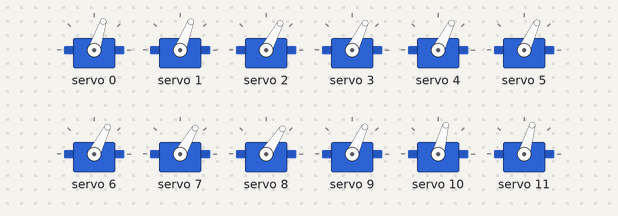
Bench run of a sketch on a simulated Arduino Uno, built with avr-gcc and run on an emulated ATmega328P. Shown: 12 × servo. What the sketch prints to the serial monitor is not drawn.

Above: at 1.43 s.
At 2.8 s:
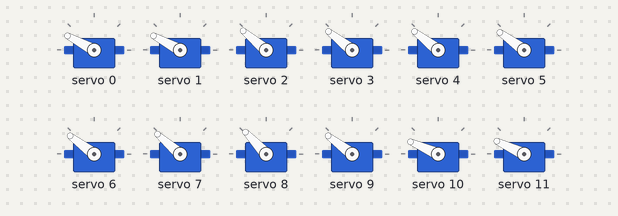
At 5.0 s:
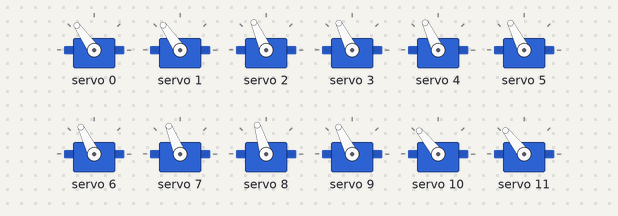
At 11.1 s:
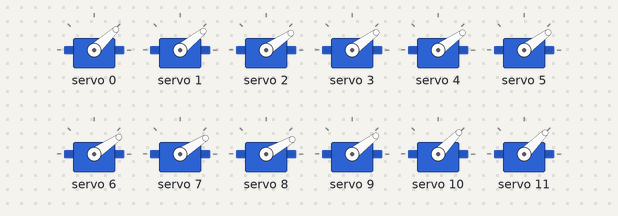
At 22.3 s:
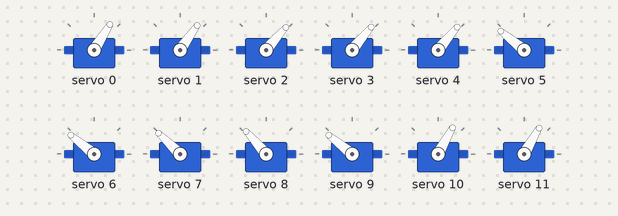
At 32.9 s:
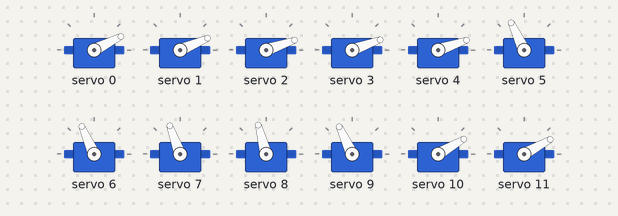
Timing chart, 0 to 35.3 s (numbered marks = the images above):
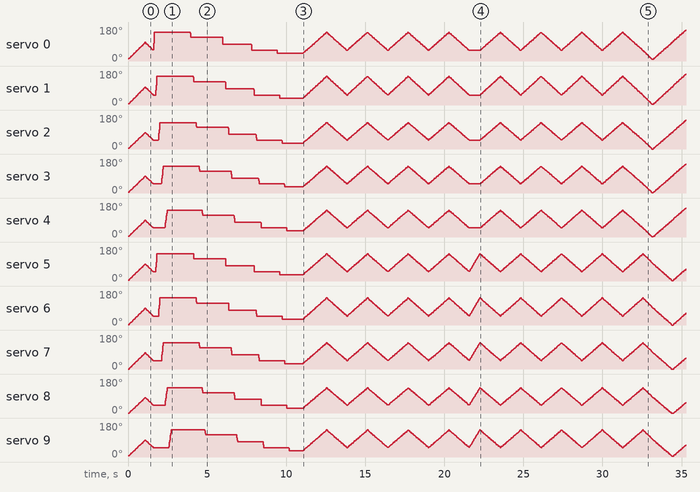

The sketch:

wallArt.ino
```cpp
#include <Wire.h>
#include <Adafruit_PWMServoDriver.h>

// called this way, it uses the default address 0x40
Adafruit_PWMServoDriver board1 = Adafruit_PWMServoDriver();
Adafruit_PWMServoDriver board2 = Adafruit_PWMServoDriver(0x41);
Adafruit_PWMServoDriver board3 = Adafruit_PWMServoDriver(0x42);

#define SERVO_FREQ 60 // Analog servos run at ~50 Hz updates
#define SERVO_COUNT 35
#define MIN 150
#define MAX 640


float servoConf[SERVO_COUNT][2] = {
    {MIN + 5, MAX}, // 0
    {MIN - 9, MAX + 4}, // 1
    {MIN - 15, MAX - 34}, // 2
    {MIN - 12, MAX - 28}, // 3
    {MIN - 14, MAX - 28}, // 4

    {MIN - 12, MAX -22}, // 5
    {MIN - 18, MAX - 22}, //6
    {MIN - 22, MAX - 36}, //7
    {MIN - 26, MAX -54}, //8
    {MIN - 8, MAX -26}, //9

    {MIN + 12, MAX +10}, //10
    {MIN + 8, MAX + 10}, //11
    {MIN + 10, MAX +10}, //12
    {MIN - 4, MAX - 6}, //13
    {MIN - 4, MAX - 8}, //14

    //4
    {MIN, MAX -2}, //15
    {MIN, MAX +18}, //16
    {MIN + 10, MAX+ 20}, //17
    {MIN + 10, MAX + 32}, //18
    {MIN - 2, MAX +4 }, //19

    //5
    {MIN - 16, MAX - 14}, // 20
    {MIN + 2, MAX + 14}, // 21
    {MIN -2, MAX}, // 22
    {MIN + 6, MAX + 34}, // 23
    {MIN - 2, MAX + 2}, // 24

    //6
    {MIN - 4, MAX + 24}, // 25
    {MIN - 18, MAX - 22}, //26
    {MIN , MAX - 6 }, //27
    {MIN -2, MAX +8}, //28
    {MIN -2, MAX +2}, //29

    //7
    {MIN +8, MAX +4 }, // 30
    {MIN - 16, MAX -28}, // 31
    {MIN, MAX - 6}, // 32
    {MIN, MAX -3}, // 33
    {MIN -6, MAX -26} // 34
};

uint16_t getAdjAngle(uint8_t servo, byte angle)
{
    float unit = 0.00;
    unit = (servoConf[servo][1] - servoConf[servo][0]) / 180;
//    Serial.print("motor "); Serial.print(servo);Serial.print(" angle ");Serial.println(angle);
//    Serial.print("unit"); Serial.println(unit);
    uint16_t result = (angle * unit) + servoConf[servo][0];
//    Serial.println(result);
    return result;
}

byte matrix [7][5] = {
    {30, 31, 32, 33, 34},
    {25, 26, 27, 28, 29},
    {20, 21, 22, 23, 24},
    {15, 16, 17, 18, 19},
    {10, 11, 12, 13, 14},
    {5,   6,  7,  8, 9 },
    {0,   1,  2,  3, 4 },
};

byte curPos[35] = {
               0, 0 ,0 ,0 ,0,
               0, 0 ,0 ,0 ,0,
               0, 0 ,0 ,0 ,0,
               0, 0 ,0 ,0 ,0,
               0, 0 ,0 ,0 ,0,
               0, 0 ,0 ,0 ,0,
               0, 0 ,0 ,0 ,0
};
byte targetPos[35];

//  Reference Table
//      #0  #1  #2  #3  #4
//
// #0  {30, 31, 32, 33, 34}
// #1  {25, 26, 27, 28, 29},
// #2  {20, 21, 22, 23, 24},
// #3  {15, 16, 17, 18, 19},
// #4  {10, 11, 12, 13, 14},
// #5  {5,   6,  7,  8, 9 },
// #6  {0,   1,  2,  3, 4 },

void allMotorsToAngle(byte angle ) {
    for(int i = 0; i < SERVO_COUNT; i++)
    {
      setPWM(i, angle);
    }
}

// diag = 0 to  10
void setDiagonalToAngle(uint8_t diag, uint8_t angle) {
    uint8_t motors = diag >3 && diag <7 ? 4 : (diag > 6 ? 11 - diag : diag);
    uint8_t curMotor = diag > 4 ? (diag-4)*5 + 4: diag;
//    Serial.print("total");Serial.println(motors);
    for (uint8_t i =0 ; i <=motors; i++) {
//         Serial.print("curMotor");Serial.println(curMotor);
         targetPos[curMotor]  = angle;
         curMotor = curMotor + 4;
    }
}
void printPosition(byte arr[]) {
  for(int i = 0; i < SERVO_COUNT; i++)
  {
    Serial.print(" "); Serial.print(arr[i]);Serial.print(" ");
  }
  Serial.println(" ");
}


void bounce (byte steps, uint16_t pause, byte min, byte max, byte count) {
      while(count != 0 ) {
        for (byte motor = 0; motor < SERVO_COUNT; motor++)
        {
            int curSteps = steps;
            if (curPos[motor] == targetPos[motor]) {
                if (motor == 0 && curPos[motor] == min) {
                  count--;
                }
                if (curPos[motor] == min) {
                  targetPos[motor] = max;
                } else {
                  targetPos[motor] = min;
                }
                continue;
            }
            if (curPos[motor] > targetPos[motor]) {
                curSteps = -steps;
            }
            byte nextPos;
            if (abs(targetPos[motor]-curPos[motor]) < abs(curSteps)) {
                nextPos = targetPos[motor];
            } else {
                nextPos = (byte) (curPos[motor] + curSteps );
            }
            setPWM(motor, nextPos);
        }
//        printPosition(curPos);
        delay(pause);
      }
}
void goToTargetPosition(byte steps, uint16_t pause) {
    boolean targetReached = false;
    while(!targetReached) {
        targetReached = true;
        for (byte motor = 0; motor < SERVO_COUNT; motor++)
        {
            int curSteps = steps;
            if (curPos[motor] == targetPos[motor]) {
                continue;
            }
            targetReached = false;
            if (curPos[motor] > targetPos[motor]) {
                curSteps = -steps;
            }
            byte nextPos;
            if (abs(targetPos[motor]-curPos[motor]) < abs(curSteps)) {
                nextPos = targetPos[motor];
            } else {
                nextPos = (byte) (curPos[motor] + curSteps );
            }
            setPWM(motor, nextPos);
        }
//        printPosition(curPos);
        delay(pause);
    }
}
void motorToAngle(byte motor, byte targetAngle, int steps, uint16_t delay) {
    if (curPos[motor] > targetAngle) {
        steps = -steps;
    }
    while (curPos[motor] != targetAngle) {
        byte nextPos;
        if (abs(targetAngle-curPos[motor]) < abs(steps)) {
            nextPos = targetAngle;
        } else {
            nextPos = (byte) (curPos[motor] + steps );
        }
        setPWM(motor, nextPos);
    }

}


void setRowsToAngle(uint8_t rows[], byte rowsCount, byte angle) {
  for(byte i = 0; i <rowsCount; i++) {
    setRowToAngle(rows[i], angle);
  }
}

void setRowToAngle(byte row, byte angle) {
  for (byte i =0; i < 5; i ++) {
    targetPos[i+(row*5)]  = angle;
  }
}

void colToAngleRev(byte col, byte angle, boolean, uint16_t delay) {
    colRangeToAngle(col, 6, 0, angle, delay);
}

void colToAngle(byte col, byte angle, boolean, uint16_t delay) {
    colRangeToAngle(col, 0, 6, angle, delay);
}
void colRangeToAngle(byte col, byte rowBegin, byte rowEnd,  byte angle, uint16_t pause) {
    if(rowBegin < rowEnd) {
        for(byte i=rowBegin; i<= rowEnd; i++ ) {
            setPWM(matrix[i][col], angle);
            if (delay > 0) {
                delay(pause);
            }
        }
    } else {
        for(byte i=rowEnd; i>= rowBegin; i-- ) {
            setPWM(matrix[i][col], angle);
            if (delay > 0) {
                delay(pause);
            }
        }
    }
}


void setup()
{
    Serial.begin(9600);
    Serial.println("8 channel Servo test!");
    //  pwm.setOscillatorFrequency(27000000);

    board1.begin();
    board1.setPWMFreq(SERVO_FREQ); // Analog servos run at ~50 Hz updates
    board2.begin();
    board2.setPWMFreq(SERVO_FREQ);
    board3.begin();
    board3.setPWMFreq(SERVO_FREQ);
    setInitAngle();
}

void setPWM(byte motor, byte angle)
{
    if (motor < 15)
    {
        board1.setPWM(motor, 0, getAdjAngle(motor, angle));
    }
    else if (motor > 14 && motor < 25)
    {
        board2.setPWM(motor-15, 0, getAdjAngle(motor, angle));
    }
    else if (motor > 24)
    {
        board3.setPWM(motor-25, 0, getAdjAngle(motor, angle));
    }
    curPos[motor] = angle;
}

void setInitAngle()
{
    updateTargetPos(84);
    goToTargetPosition(3,10);
}

void updateTargetPos(int inp[35]) {
  for(int i = 0; i < SERVO_COUNT; i++)
  {
    targetPos[i] = inp[i];
  }
}
void updateTargetPos(byte angle) {
  for(int i = 0; i < SERVO_COUNT; i++)
  {
    targetPos[i] = angle;
  }
}

void diagonalWave() {
      updateTargetPos(45);
    goToTargetPosition(3,10);

    for( uint8_t i =0; i < 11 ; i++ ) {
       setDiagonalToAngle(i, 135);
       goToTargetPosition(3, 1);
       printPosition(curPos);
//       delay(10);
    }
    for( uint8_t i =0; i < 11 ; i++ ) {
       setDiagonalToAngle(i, 110);
       goToTargetPosition(3, 1);
       printPosition(curPos);
//       delay(10);
    }
        for( uint8_t i =0; i < 11 ; i++ ) {
       setDiagonalToAngle(i, 75);
       goToTargetPosition(3, 1);
       printPosition(curPos);
//       delay(10);
    }

                for( uint8_t i =0; i < 11 ; i++ ) {
       setDiagonalToAngle(i, 45);
       goToTargetPosition(3, 1);
       printPosition(curPos);
//       delay(10);
    }
                    for( uint8_t i =0; i < 11 ; i++ ) {
       setDiagonalToAngle(i, 30);
       goToTargetPosition(3, 1);
       printPosition(curPos);
//       delay(10);
    }
}
void loop()
{
  diagonalWave();

//    Serial.println(">>>>>>>>boo boo butt >>>>>>>>>>>>>>>>");
     // Wave left right
     uint8_t rows[] = {0,2,4,6,1,3,5};
     setRowsToAngle(rows, 7, 45);
     goToTargetPosition(3,10);
     bounce(2, 0, 45, 135, 5);

     // break your hips
     uint8_t rowsEven[] = {0,2,4,6};
     uint8_t rowsOdd[] = {1,3,5};
     setRowsToAngle(rowsEven, 4, 45);
     setRowsToAngle(rowsOdd, 3, 135);
     goToTargetPosition(3,10);
     bounce(2, 0, 45, 135, 5);

     // topple
     setRowsToAngle(rowsEven, 4, 0);
     setRowsToAngle(rowsOdd, 3, 85);
     goToTargetPosition(3,10);
     bounce(2, 0, 0, 180, 5);

     // Wind
     byte fr[5] = {30, 45, 60, 75, 90};
     int tarPos[35] = {
             fr[0], fr[1], fr[2], fr[3], fr[4],
             fr[0]-5, fr[1]-5, fr[2]-5, fr[3]-5, fr[4]-5,
             fr[0] -10, fr[1] -10, fr[2]-10, fr[3]-10, fr[4]-10,
             fr[0]-15, fr[1]-15, fr[2]-15, fr[3]-15, fr[4]-15,
             fr[0]-20, fr[1]-20, fr[2]-20, fr[3]-20, fr[4]-20,
             fr[0]-25, fr[1]-25, fr[2]-25, fr[3]-25, fr[4]-25,
             fr[0]-30, fr[1]-30, fr[2]-30, fr[3]-30, fr[4]-30
             };
     updateTargetPos(tarPos);
     goToTargetPosition(3, 10);
     updateTargetPos(160);
     bounce(2, 0, 20, 160, 10);

}


//void rowToAngleRev(byte row, byte angle, uint16_t pause) {
//    rowRangeToAngle(row, 4, 0, angle, pause);
//}
//
//void rowToAngle(byte row, byte angle, uint16_t pause) {
//    rowRangeToAngle(row, 0, 4, angle, pause);
//}
//void rowRangeToAngle(byte row, byte colBegin, byte colEnd, byte angle, uint16_t pause) {
//    if (colBegin < colEnd) {
//        for(byte i=colBegin; i<= colEnd;i++) {
//            setPWM(matrix[row][i], angle);
//            if (delay > 0) {
//                delay(pause);
//            }
//        }
//    } else {
//        for(byte i=colEnd; i >= colEnd;i--) {
//            setPWM(matrix[row][i], angle);
//            if (delay > 0) {
//                delay(pause);
//            }
//        }
//    }
//}
```
